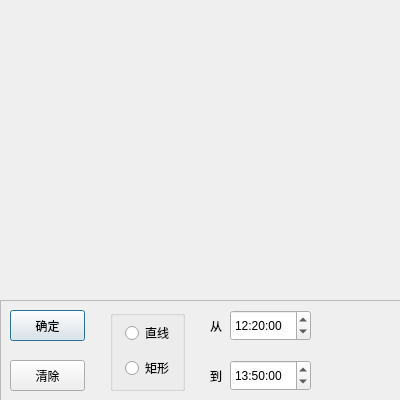
<?xml version="1.0" encoding="UTF-8"?>
<ui version="4.0">
 <class>drawform</class>
 <widget class="QDialog" name="drawform">
  <property name="geometry">
   <rect>
    <x>0</x>
    <y>0</y>
    <width>400</width>
    <height>400</height>
   </rect>
  </property>
  <property name="windowTitle">
   <string>摘要检索</string>
  </property>
  <property name="windowIcon">
   <iconset resource="mainwindow.qrc">
    <normaloff>:/MainWindow/Resources/windowIcon.png</normaloff>:/MainWindow/Resources/windowIcon.png</iconset>
  </property>
  <widget class="QLabel" name="image_label">
   <property name="geometry">
    <rect>
     <x>0</x>
     <y>0</y>
     <width>400</width>
     <height>300</height>
    </rect>
   </property>
   <property name="toolTip">
    <string>在视频上画线进行摘要检索</string>
   </property>
   <property name="text">
    <string/>
   </property>
  </widget>
  <widget class="QFrame" name="frame">
   <property name="geometry">
    <rect>
     <x>0</x>
     <y>300</y>
     <width>401</width>
     <height>101</height>
    </rect>
   </property>
   <property name="frameShape">
    <enum>QFrame::StyledPanel</enum>
   </property>
   <property name="frameShadow">
    <enum>QFrame::Raised</enum>
   </property>
   <widget class="QTimeEdit" name="timeEdit_end">
    <property name="geometry">
     <rect>
      <x>230</x>
      <y>60</y>
      <width>81</width>
      <height>31</height>
     </rect>
    </property>
    <property name="time">
     <time>
      <hour>13</hour>
      <minute>50</minute>
      <second>0</second>
     </time>
    </property>
   </widget>
   <widget class="QGroupBox" name="groupBox">
    <property name="geometry">
     <rect>
      <x>110</x>
      <y>10</y>
      <width>75</width>
      <height>81</height>
     </rect>
    </property>
    <property name="title">
     <string/>
    </property>
    <widget class="QRadioButton" name="line_radiobutton">
     <property name="geometry">
      <rect>
       <x>15</x>
       <y>15</y>
       <width>51</width>
       <height>16</height>
      </rect>
     </property>
     <property name="toolTip">
      <string>画一条带箭头的直线，检索按照直线方向运动的视频摘要</string>
     </property>
     <property name="text">
      <string>直线</string>
     </property>
    </widget>
    <widget class="QRadioButton" name="rect_radiobutton">
     <property name="geometry">
      <rect>
       <x>15</x>
       <y>50</y>
       <width>51</width>
       <height>16</height>
      </rect>
     </property>
     <property name="toolTip">
      <string>在视频中画一个矩形，检索进入这个矩形的视频摘要</string>
     </property>
     <property name="text">
      <string>矩形</string>
     </property>
    </widget>
   </widget>
   <widget class="QLabel" name="label_2">
    <property name="geometry">
     <rect>
      <x>210</x>
      <y>60</y>
      <width>21</width>
      <height>31</height>
     </rect>
    </property>
    <property name="text">
     <string>到</string>
    </property>
   </widget>
   <widget class="QLabel" name="label">
    <property name="geometry">
     <rect>
      <x>210</x>
      <y>10</y>
      <width>21</width>
      <height>31</height>
     </rect>
    </property>
    <property name="text">
     <string>从</string>
    </property>
   </widget>
   <widget class="QTimeEdit" name="timeEdit_start">
    <property name="geometry">
     <rect>
      <x>230</x>
      <y>10</y>
      <width>81</width>
      <height>31</height>
     </rect>
    </property>
    <property name="time">
     <time>
      <hour>12</hour>
      <minute>20</minute>
      <second>0</second>
     </time>
    </property>
   </widget>
   <widget class="QPushButton" name="ok_button">
    <property name="geometry">
     <rect>
      <x>10</x>
      <y>10</y>
      <width>75</width>
      <height>31</height>
     </rect>
    </property>
    <property name="toolTip">
     <string>点击确定保存</string>
    </property>
    <property name="text">
     <string>确定</string>
    </property>
   </widget>
   <widget class="QPushButton" name="clear_button">
    <property name="geometry">
     <rect>
      <x>10</x>
      <y>60</y>
      <width>75</width>
      <height>31</height>
     </rect>
    </property>
    <property name="toolTip">
     <string>清除所有画线</string>
    </property>
    <property name="text">
     <string>清除</string>
    </property>
   </widget>
  </widget>
 </widget>
 <layoutdefault spacing="6" margin="11"/>
 <resources>
  <include location="mainwindow.qrc"/>
 </resources>
 <connections/>
</ui>
